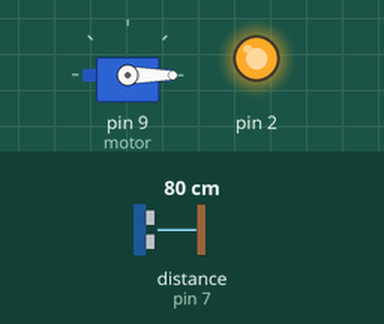
Simulated run of this sketch. Board: Arduino Uno, built with avr-gcc and run on an emulated ATmega328P. Parts: servo, output pins drawn as LEDs (lit = HIGH). Wiring (inferred from the names in the program): ultrasonic range finder: trigger pin 8; echo pin 7. The test bench sets the inputs (shaded band); at power-on: distance to the obstacle (sensor on pin 7) 80 cm. The echo pulse lasts 58.3 µs per cm; pins used as bus, display or sensor lines are not drawn.

Above: at 0.1 s.
At 3.0 s:
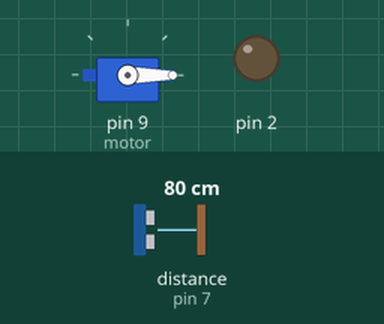
3.1 s: distance to the obstacle (sensor on pin 7) set to 35 cm
4.6 s: distance to the obstacle (sensor on pin 7) set to 29 cm
At 5.6 s:
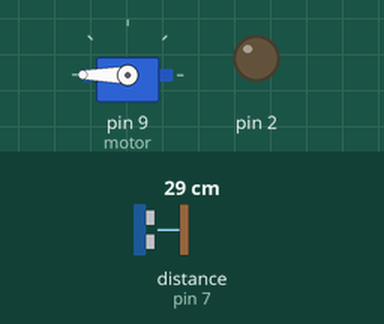
Timing chart, 0 to 11.2 s (numbered marks = the images above; inputs shaded):
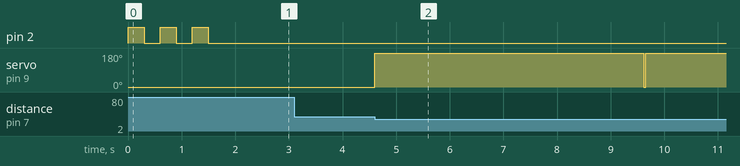

The sketch:

noel_trash.ino
```cpp
#include <Servo.h>

#define topThresh 4.0
#define frontThresh 30.0

#define motor 9

#define trig0 6
#define trig1 8

#define echo0 5
#define echo1 7

#define openPos 180
#define closePos 0

#define closed 0
#define opened 1

#define cs 0.0332

Servo servo;

String data = "";

struct AutoTrash
{
  bool binState = closed;

  void init(void)
  {
    servo.attach(motor);

    servo.write(closePos);

    Serial.begin(9600);
    pinMode(2, 1);
    for(int i = 0; i < 3; i++)
    {
      digitalWrite(2, 1);
      delay(300);
      digitalWrite(2, 0);
      delay(300);
    }
  }

  float checkBin(void)
  {
    float distance = measureDistance(trig0, echo0);
    distance = fmap(distance, 18.0, topThresh, 0, 100);
    if(distance < 0)
    {
      return 0;
    }
    else {
      return distance;
    }
  }

  bool checkPresence(void)
  {
    float distance = measureDistance(trig1, echo1);
    if (distance <= frontThresh)
    {
      return true;
    }
    else {
      return false;
    }
  }
  float measureDistance(byte trig, byte echo)
  {
    unsigned long t;
    pinMode(trig, 1);
    pinMode(echo, 0);
    digitalWrite(trig, 0);
    digitalWrite(trig, 1);
    delayMicroseconds(10);
    digitalWrite(trig, 0);
    t = pulseIn(echo, 1);
    t /= 2;
    return cs * t;
  }
  void openBin()
  {
    if (binState == closed)
    {
      servo.write(openPos);
      delay(15);
      binState = opened;
    }
  }

  void closeBin()
  {
    if (binState == opened)
    {
      servo.write(closePos);
      delay(15);
      binState = closed;
    }
  }
  void wait(uint16_t period)
  {
    delay(period * 1000);
  }
  void run()
  {
    if (checkPresence())
    {
      openBin();
      wait(5);
      closeBin();
    }
    while (Serial.available() > 0)
    {
      delay(3);
      char c = Serial.read();
      data += c;
    }
    if (data.length() > 0)
    {
      data.trim();
      if (data == "+read;")
      {
        Serial.println(checkBin());
      }
      data = "";
    }
  }
  float fmap(float val, float fromLow, float fromHigh, float toLow, float toHigh)
  {
    float norm = (val - fromLow) / (fromHigh - fromLow);
    float lerp = norm * (toHigh - toLow) + toLow;
    return lerp;
  }
} autoTrash;
void setup() {
  autoTrash.init();
}
void loop() {
  autoTrash.run();
}
```

Measured:
- the behaviour switches between 31 and 30 cm on distance to the obstacle (sensor on pin 7) (found by bisection; images 1 and 2)
- after the input at 3.1 s, every drawn part: stays the same
- after the input at 4.6 s, servo on pin 9 (motor): 0° → 180° at once
